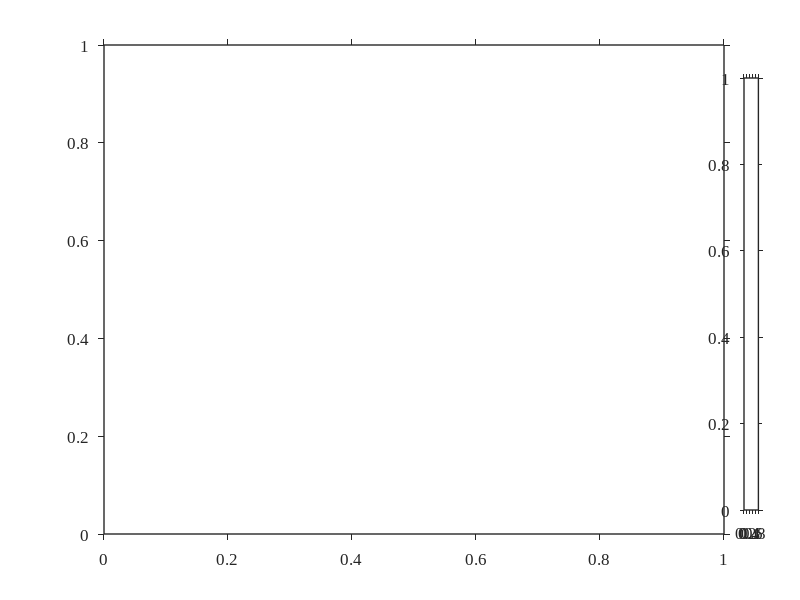

Write the MATLAB code that produced this figure. (Note: this script raises an error after producing the figure.)
%  PROJECT
%  -------
%  Supplementary material to:
%      Feldmann, S. et al. (2026). "<Non-Destructive Quality Assessment of Permanent Magnets in
%      Pedelec Drive Systems via Magnetic Field Mapping and Support
%      Vector Machine Classification>",
%      Springer Nature, Vol(Issue), pp. xxx-xxx. DOI: 10.xxxx/xxxxx
%  Repository: https://github.com/<USERNAME>/BioBike

%% helmholtz_diff_analysis.m  (Publication-ready)
% Difference analysis: pulsed (freshly re-magnetised) vs. used (in-service)
% rotor magnets, based on Helmholtz scan data.
%
% Publication styling pass:
%   - Centralised PUB struct for all font / line settings
%   - Font sizes scaled for journal column reduction
%   - Times New Roman throughout
%   - 300 DPI PNG export via print() (replaces saveas)
%
% Target: e-bike hysteresis publication (Feldmann et al.)

clear all; close all; clc;

%% ========================================================================
%  Configuration
%  ========================================================================
basePath = pwd;

% File prefixes
prefix_pulsed = 'Feldmann_aufmagnetisiert_';
prefix_used   = 'Feldmann2_';
suffix        = '.txt';

numMagnets = 14;
imgSize    = [1280 1280];

% Data columns
col_X    = 3;
col_Y    = 4;
col_Btot = 12;

% Colormap
cmap = jet(256);

% Output
outDir = fullfile(basePath, 'diff_analysis');
if ~exist(outDir, 'dir'), mkdir(outDir); end

%% ========================================================================
%  Publication style - single source of truth
%  ========================================================================
PUB.font        = 'Times New Roman';
PUB.fsAxis      = 15;   % axis labels
PUB.fsTick      = 12;   % tick labels
PUB.fsTitle     = 13;   % subplot titles in dense grids (2 x 7)
PUB.fsTitleBig  = 16;   % titles on single-axes figures (fig 4, fig 5)
PUB.fsLegend    = 12;
PUB.fsCbar      = 15;
PUB.fsCbarTick  = 13;
PUB.fsSupTitle  = 18;   % overall figure title
PUB.fsBarLabel  = 11;   % value labels on top of bars
PUB.lwData      = 1.8;
PUB.lwAux       = 1.5;
PUB.lwRefLine   = 1.8;  % reference lines (mean, zero)
PUB.lwGrid      = 0.8;

set(groot, 'defaultAxesFontName',  PUB.font);
set(groot, 'defaultTextFontName',  PUB.font);
set(groot, 'defaultAxesFontSize',  PUB.fsTick);
set(groot, 'defaultAxesLineWidth', 1.0);
set(groot, 'defaultAxesTickDir',   'out');
set(groot, 'defaultAxesBox',       'on');

% Helper - export figure at 300 DPI
exportFig = @(figHandle, fname) print(figHandle, ...
    fullfile(outDir, fname), '-dpng', '-r300');

%% ========================================================================
%  Load All Data and Build Field Maps (in mT)
%  ========================================================================
fprintf('=== Loading Helmholtz Scan Data ===\n\n');

maps_pulsed = cell(1, numMagnets);
maps_used   = cell(1, numMagnets);

for n = 1:numMagnets
    file_p = fullfile(basePath, [prefix_pulsed num2str(n) suffix]);
    if isfile(file_p)
        maps_pulsed{n} = loadFieldMap(file_p, col_X, col_Y, col_Btot, imgSize);
        fprintf('  Loaded: %s%d (pulsed)\n', prefix_pulsed, n);
    else
        warning('File not found: %s', file_p);
    end

    file_u = fullfile(basePath, [prefix_used num2str(n) suffix]);
    if isfile(file_u)
        maps_used{n} = loadFieldMap(file_u, col_X, col_Y, col_Btot, imgSize);
        fprintf('  Loaded: %s%d (used)\n', prefix_used, n);
    else
        warning('File not found: %s', file_u);
    end
end

%% ========================================================================
%  Compute Differences in mT
%  ========================================================================
fprintf('\n=== Computing Differences (Pulsed - Used) ===\n\n');

diff_maps = cell(1, numMagnets);
stats = struct('mean_diff', {}, 'std_diff', {}, 'max_diff', {}, 'median_diff', {});

for n = 1:numMagnets
    if ~isempty(maps_pulsed{n}) && ~isempty(maps_used{n})
        diff_maps{n} = maps_pulsed{n} - maps_used{n};

        vals = diff_maps{n}(:);
        vals = vals(vals ~= 0);  % Exclude background

        stats(n).mean_diff   = mean(vals);
        stats(n).std_diff    = std(vals);
        stats(n).max_diff    = max(abs(vals));
        stats(n).median_diff = median(vals);

        fprintf('  Magnet %2d: Mean = %+7.2f mT | Std = %.2f mT | Max = %.2f mT\n', ...
                n, stats(n).mean_diff, stats(n).std_diff, stats(n).max_diff);
    end
end

%% ========================================================================
%  Figure 1: Color Difference Images
%  ========================================================================
fprintf('\n=== Generating Difference Images ===\n');

fig1 = figure('Name', 'Magnetic Field Difference (Pulsed - Used)', ...
              'Position', [50 50 1800 720], 'Color', 'w');

nCols = 7;
nRows = ceil(numMagnets / nCols);

% Find global color limits for consistent scaling
allDiffVals = [];
for n = 1:numMagnets
    if ~isempty(diff_maps{n})
        vals = diff_maps{n}(:);
        allDiffVals = [allDiffVals; vals(vals ~= 0)];
    end
end
globalMax = max(abs(allDiffVals));

for n = 1:numMagnets
    if isempty(diff_maps{n}), continue; end

    subplot(nRows, nCols, n);
    imagesc(diff_maps{n});
    colormap(gca, cmap);
    caxis([-globalMax globalMax]);
    axis image off;
    title(sprintf('Magnet %d   \\Delta = %+.1f mT', n, stats(n).mean_diff), ...
          'FontSize', PUB.fsTitle, 'FontName', PUB.font, 'FontWeight', 'bold');
end

cb = colorbar('Position', [0.93 0.15 0.018 0.72]);
cb.Label.String     = '\DeltaB_{tot}  [mT]';
cb.Label.FontSize   = PUB.fsCbar;
cb.Label.FontWeight = 'bold';
cb.FontSize         = PUB.fsCbarTick;

sgtitle('Magnetic field difference: pulsed − used   (\DeltaB_{tot} in mT)', ...
        'FontSize', PUB.fsSupTitle, 'FontWeight', 'bold', 'FontName', PUB.font);

exportFig(fig1, 'diff_images_all.png');

%% ========================================================================
%  Figure 2: RGB Color Difference (from raw images)
%  ========================================================================
fprintf('=== Generating RGB Color Difference Images ===\n');

fig2 = figure('Name', 'RGB Color Difference', ...
              'Position', [50 50 1800 720], 'Color', 'w');

rawDir_pulsed = fullfile(basePath, 'images_pulsed_raw');
rawDir_used   = fullfile(basePath, 'images_used_raw');

for n = 1:numMagnets
    file_p = fullfile(rawDir_pulsed, sprintf('P%d.png', n));
    file_u = fullfile(rawDir_used, sprintf('Pa%d.png', n));

    if ~isfile(file_p) || ~isfile(file_u), continue; end

    img_p = im2double(imread(file_p));
    img_u = im2double(imread(file_u));

    if ~isequal(size(img_p), size(img_u))
        img_u = imresize(img_u, [size(img_p,1) size(img_p,2)]);
    end

    diff_rgb = abs(img_p - img_u);

    % Normalize each channel for visibility
    for ch = 1:3
        chData = diff_rgb(:,:,ch);
        chMin = min(chData(:));
        chMax = max(chData(:));
        if chMax > chMin
            diff_rgb(:,:,ch) = (chData - chMin) / (chMax - chMin);
        end
    end

    subplot(nRows, nCols, n);
    imshow(diff_rgb);
    title(sprintf('Magnet %d', n), ...
          'FontSize', PUB.fsTitle, 'FontName', PUB.font, 'FontWeight', 'bold');

    % Save individual difference image
    imwrite(diff_rgb, fullfile(outDir, sprintf('diff_rgb_%d.png', n)));
end

sgtitle('RGB colour difference  |pulsed − used|', ...
        'FontSize', PUB.fsSupTitle, 'FontWeight', 'bold', 'FontName', PUB.font);

exportFig(fig2, 'diff_rgb_all.png');

%% ========================================================================
%  Figure 3: Histogram Analysis per Magnet (in mT)
%  ========================================================================
fprintf('=== Generating Histograms ===\n');

fig3 = figure('Name', 'Degradation Histograms (mT)', ...
              'Position', [50 50 1800 1000], 'Color', 'w');

edges   = linspace(-globalMax, globalMax, 200);
centers = (edges(1:end-1) + edges(2:end)) / 2;

colors = lines(numMagnets);

for n = 1:numMagnets
    if isempty(diff_maps{n}), continue; end

    subplot(nRows, nCols, n);

    vals = diff_maps{n}(:);
    vals = vals(vals ~= 0);

    histogram(vals, edges, 'Normalization', 'probability', ...
              'FaceColor', colors(n,:), 'FaceAlpha', 0.75, 'EdgeColor', 'none');
    hold on;
    xline(mean(vals), 'r--', 'LineWidth', PUB.lwRefLine);
    xline(0, 'k-', 'LineWidth', PUB.lwAux);
    hold off;

    % Labels: only on outer-edge subplots to reduce clutter, larger sizes
    [row, col] = ind2sub([nRows, nCols], n);
    if row == nRows
        xlabel('\DeltaB_{tot}  [mT]', 'FontSize', PUB.fsAxis - 2, ...
               'FontWeight', 'bold');
    else
        xlabel('');
    end
    if col == 1
        ylabel('Probability', 'FontSize', PUB.fsAxis - 2, 'FontWeight', 'bold');
    else
        ylabel('');
    end

    title(sprintf('Magnet %d   \\mu = %.1f mT', n, mean(vals)), ...
          'FontSize', PUB.fsTitle, 'FontWeight', 'bold');
    set(gca, 'FontSize', PUB.fsTick - 1);
    grid on;
end

sgtitle(['Degradation histogram per magnet   ', ...
         '(\DeltaB_{tot} = B_{pulsed} − B_{used})  [mT]'], ...
        'FontSize', PUB.fsSupTitle, 'FontWeight', 'bold', 'FontName', PUB.font);

exportFig(fig3, 'histograms_per_magnet.png');

%% ========================================================================
%  Figure 4: Overlay Histogram — All Magnets Combined
%  ========================================================================
fig4 = figure('Name', 'Combined Degradation Histogram', ...
              'Position', [50 50 1400 800], 'Color', 'w');

legendEntries = {};
hold on;

for n = 1:numMagnets
    if isempty(diff_maps{n}), continue; end

    vals = diff_maps{n}(:);
    vals = vals(vals ~= 0);

    counts = histcounts(vals, edges, 'Normalization', 'probability');
    plot(centers, counts, 'Color', colors(n,:), 'LineWidth', PUB.lwData);

    legendEntries{end+1} = sprintf('Magnet %d  (\\mu = %.1f mT)', n, mean(vals));
end

xline(0, 'k--', 'LineWidth', PUB.lwAux);
hold off;

xlabel('\DeltaB_{tot}  [mT]',  'FontSize', PUB.fsAxis, 'FontWeight', 'bold');
ylabel('Probability',          'FontSize', PUB.fsAxis, 'FontWeight', 'bold');
title(['Degradation distribution — all magnets   ', ...
       '(\DeltaB_{tot} = B_{pulsed} − B_{used})'], ...
      'FontSize', PUB.fsTitleBig, 'FontWeight', 'bold');
lg = legend(legendEntries, 'Location', 'eastoutside', ...
            'FontSize', PUB.fsLegend, 'FontName', PUB.font);
lg.Box = 'on';
grid on;
set(gca, 'FontSize', PUB.fsTick);

exportFig(fig4, 'histogram_overlay_all.png');

%% ========================================================================
%  Figure 5: Summary Bar Chart — Degradation Ranking
%  ========================================================================
fig5 = figure('Name', 'Degradation Ranking', ...
              'Position', [50 50 1500 700], 'Color', 'w');

meanDiffs = arrayfun(@(s) s.mean_diff, stats);
stdDiffs  = arrayfun(@(s) s.std_diff,  stats);

[~, sortIdx] = sort(abs(meanDiffs), 'descend');

% Colour gradient: red (worst) -> green (best)
barColors = zeros(numMagnets, 3);
for i = 1:numMagnets
    ratio = (i-1) / (numMagnets-1);
    barColors(i,:) = [1-ratio, ratio, 0.2];
end

b = bar(1:numMagnets, abs(meanDiffs(sortIdx)));
b.FaceColor = 'flat';
b.CData = barColors;
b.EdgeColor = [0.2 0.2 0.2];
b.LineWidth = 0.8;

hold on;
errorbar(1:numMagnets, abs(meanDiffs(sortIdx)), stdDiffs(sortIdx), ...
         'k.', 'LineWidth', PUB.lwAux, 'CapSize', 8);
hold off;

set(gca, 'XTick', 1:numMagnets);
set(gca, 'XTickLabel', arrayfun(@(x) sprintf('M%d', x), sortIdx, ...
    'UniformOutput', false));
xtickangle(0);

xlabel('Magnet (sorted by degradation)', ...
       'FontSize', PUB.fsAxis, 'FontWeight', 'bold');
ylabel('|Mean \DeltaB_{tot}|   [mT]', ...
       'FontSize', PUB.fsAxis, 'FontWeight', 'bold');
title('Magnet degradation ranking (largest \rightarrow smallest)', ...
      'FontSize', PUB.fsTitleBig, 'FontWeight', 'bold');
grid on;
set(gca, 'FontSize', PUB.fsTick);

% mT value labels on top of bars
yLimits = ylim;
labelOffset = 0.02 * (yLimits(2) - yLimits(1));
for i = 1:numMagnets
    text(i, abs(meanDiffs(sortIdx(i))) + stdDiffs(sortIdx(i)) + labelOffset, ...
         sprintf('%.1f', abs(meanDiffs(sortIdx(i)))), ...
         'HorizontalAlignment', 'center', ...
         'FontSize', PUB.fsBarLabel, 'FontWeight', 'bold', ...
         'FontName', PUB.font);
end

% Extend y-axis a bit so top labels are not clipped
ylim([0, max(abs(meanDiffs) + stdDiffs) * 1.15]);

exportFig(fig5, 'degradation_ranking.png');

%% ========================================================================
%  Console Summary
%  ========================================================================
fprintf('\n=== Degradation Summary (sorted by severity) ===\n');
fprintf('%-12s %-16s %-16s %-16s %-16s\n', ...
        'Magnet', 'Mean [mT]', 'Median [mT]', 'Std [mT]', 'Max |Diff| [mT]');
fprintf('%s\n', repmat('-', 1, 76));
for i = 1:numMagnets
    idx = sortIdx(i);
    fprintf('Magnet %-4d  %+12.2f     %+12.2f     %12.2f     %12.2f\n', ...
            idx, stats(idx).mean_diff, stats(idx).median_diff, ...
            stats(idx).std_diff, stats(idx).max_diff);
end

fprintf('\nAll results saved to: %s\n', outDir);

%% ========================================================================
%  Restore graphics defaults
%  ========================================================================
set(groot, 'defaultAxesFontName',  'remove');
set(groot, 'defaultTextFontName',  'remove');
set(groot, 'defaultAxesFontSize',  'remove');
set(groot, 'defaultAxesLineWidth', 'remove');
set(groot, 'defaultAxesTickDir',   'remove');
set(groot, 'defaultAxesBox',       'remove');

%% ========================================================================
%  Helper Function: Load Field Map from .txt
%  ========================================================================
function fieldMap = loadFieldMap(filename, col_X, col_Y, col_Btot, imgSize)
    data = readmatrix(filename);

    X    = data(:, col_X);
    Y    = data(:, col_Y);
    Btot = data(:, col_Btot);

    % Clean NaN and zero
    valid = ~isnan(X) & ~isnan(Y) & ~isnan(Btot) & (X~=0) & (Y~=0) & (Btot~=0);
    X    = X(valid);
    Y    = Y(valid);
    Btot = Btot(valid);

    % Shift to start at 1 and scale
    X_s = round((X - min(X) + 1) * 10);
    Y_s = round((Y - min(Y) + 1) * 10);

    % Build matrix with actual mT values
    fieldMap = zeros(max(X_s), max(Y_s));
    for i = 1:length(X_s)
        fieldMap(X_s(i), Y_s(i)) = Btot(i);
    end

    % Remove empty rows/cols
    fieldMap = fieldMap(any(fieldMap ~= 0, 2), any(fieldMap ~= 0, 1));

    % Resize
    fieldMap = imresize(fieldMap, imgSize);
end
